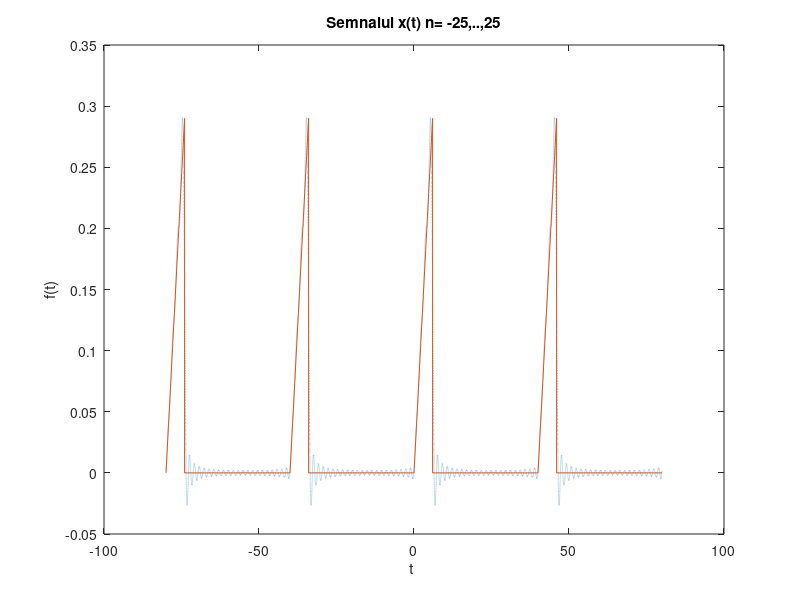
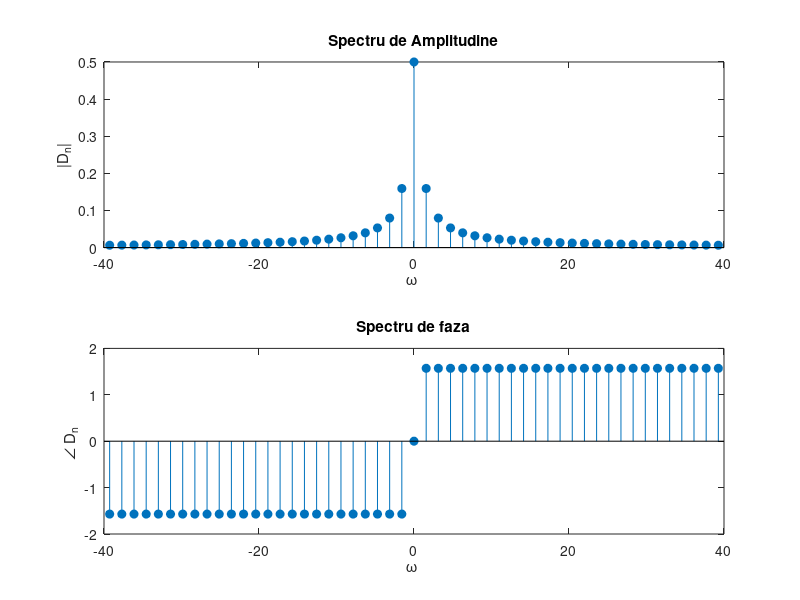

These charts were generated, in order, by the following MATLAB code:
P = 40; wo = 2*pi/P;			% perioada/frecventa

C0 = 36/1600				% termenul pentru n=0, integrala pe o perioada din semnal

t = -80:0.001:80;				% timpul semnalului

N = 25;			% Voma avea 50 de coeficienti (de la -25 pana la 25)
   
   x = C0*ones(size(t));		%
   
   for k = -N:-1,			% bucla pentru termenii negativi
      Xk =2*(exp(-j*k*wo*6)*(-6*j*k*wo+exp(6*j*wo*k)-1))/(j*j*k*k*wo*wo*P*P);       
                            %OBS: am calculat integrala pentru o functie 
                            % f={-2A*t/T, pt t intre 0 si 6
                            %     si 0 in rest              
      x = x + real(Xk*exp(j*k*wo*t));	%reconstruirea semnalului
   end;
   
   for k = 1:N,			% bucla pentru termenii pozitivi
      Xk =2*(exp(-j*k*wo*6)*(-6*j*k*wo+exp(6*j*wo*k)-1))/(j*j*k*k*wo*wo*P*P);               
      x = x + real(Xk*exp(j*k*wo*t));	
   end;

   plot(t,x,':');			
   hold on;
   plot([ -80 -74 -74 -40 -34 -34 0 6 6 40 46 46 80],[ 0 0.29 0 0 0.29 0 0 0.29 0 0 0.29 0 0   ],'-'); %semnalul initial
   hold off;
   hold off;
   xlabel('t ');
   ylabel('f(t)');
   titlevec = ['Semnalul x(t) n= ' num2str(-N),',..,',num2str(N)];
   title(titlevec);
   

clear;					% stergem memoria
figure(2); clf;			

P = 4; wo = 2*pi/P;			

D0 = 0.5;				

i = 1;					% vector pentru a memora Dn si w

for k = -25:-1,				
   Xk(i) = j/(2*pi*k)                  
   w(i) = k*wo;				
	i = i + 1;			
end;

Xk(i) = D0
w(i) = 0;	

i = i + 1;				

for k = 1:25			
   Xk(i) = j/(2*pi*k)                 
   w(i) = k*wo;				
   i = i + 1;				
end;
   
subplot(2,1,1);				% spectru semnalului
stem(w,abs(Xk),'filled');
xlabel('\omega ');
ylabel('|D_n|');
title('Spectru de Amplitudine');

subplot(2,1,2);				% spectru de faza
stem(w,angle(Xk),'filled');
xlabel('\omega ');
ylabel('\angle D_n ');
title('Spectru de faza');